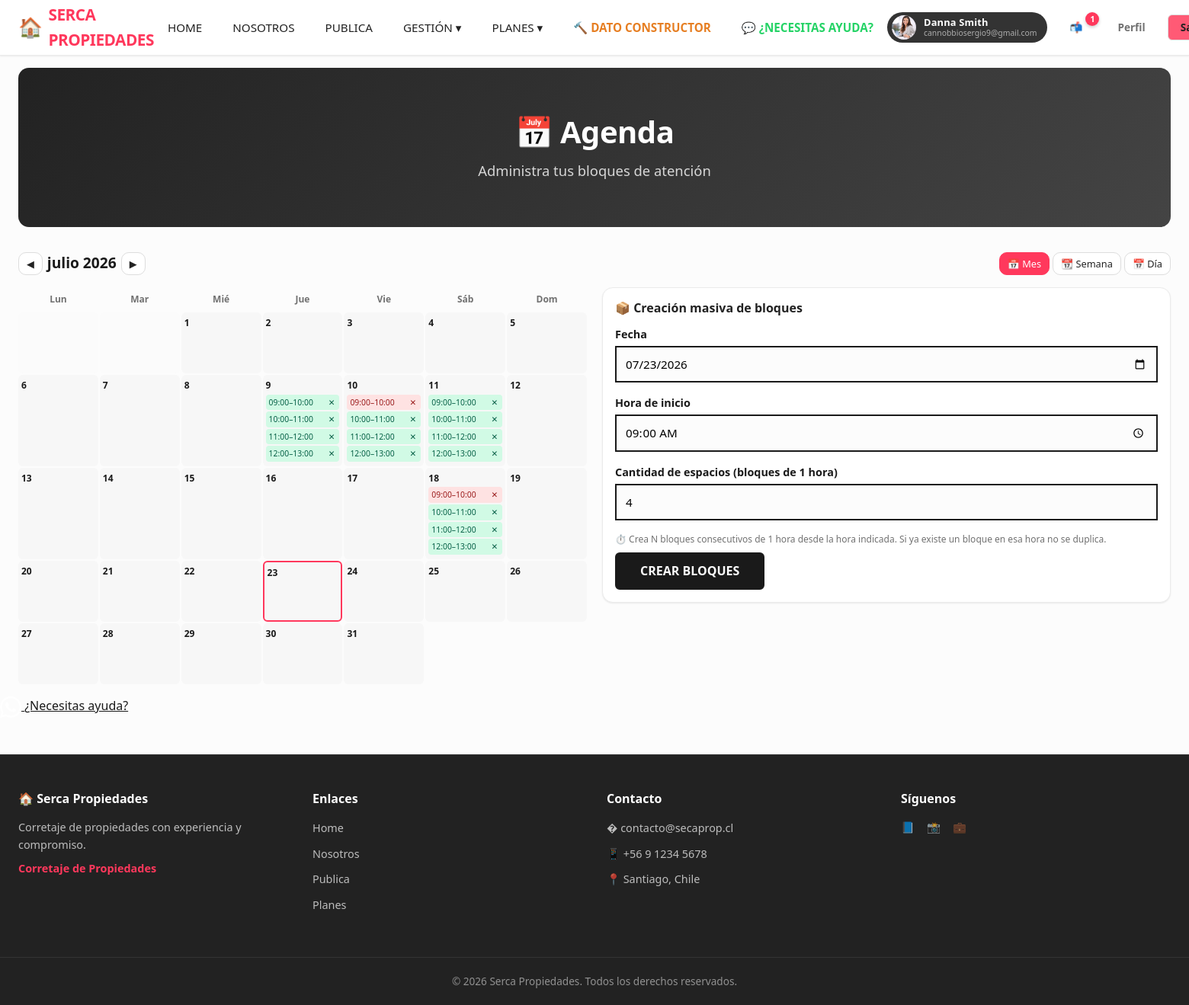
The app's page /agenda/ (signed in) with its own data.
### a00seg/models.py (models this page shows, shortened)
class User(AbstractUser):
    ROL_CHOICES = [
        ("superadmin", "Superadmin"),
        ("gerente", "Gerente"),
        ("corredor", "Corredor"),
        ("base", "Usuario Base"),
    ]
    rol = models.CharField(max_length=20, choices=ROL_CHOICES, default="base", verbose_name="Rol")
    dni = models.CharField(max_length=20, unique=True, blank=True, null=True, verbose_name="RUT/DNI")
    cel_phone = models.CharField(max_length=20, blank=True, verbose_name="Teléfono celular")
    foto = models.ImageField(
        upload_to="usuarios/",
        blank=True,
        null=True,
        verbose_name="Foto",
    )
    domicilio = models.CharField(max_length=255, blank=True, verbose_name="Domicilio")
    curriculo = models.TextField(blank=True, verbose_name="Currículo")
    comuna = models.ForeignKey(
        Comuna, on_delete=models.SET_NULL, blank=True, null=True, verbose_name="Comuna"
    )
    valido_por = models.ForeignKey(
        "self",
        on_delete=models.SET_NULL,
        blank=True,
        null=True,
        verbose_name="Validado por",
        related_name="usuarios_validados",
    ) # Permite acceder a los usuarios validados por un usuario con user.usuarios_validados.all()
    email_confirmado = models.BooleanField(default=False, verbose_name="Email confirmado") # Permite filtrar usuarios con email confirmado usando User.objects.filter(email_confirmado=True)
    class Meta:
        verbose_name = "Usuario"
        verbose_name_plural = "Usuarios"

class AgendaCorredor(models.Model):
    corredor = models.ForeignKey(
        User,
        on_delete=models.CASCADE,
        related_name="agenda_visitas",
        verbose_name="Corredor",
    )
    fecha = models.DateField(default=timezone.localdate, verbose_name="Fecha")
    hora_inicio = models.TimeField(verbose_name="Hora inicio")
    hora_fin = models.TimeField(verbose_name="Hora fin")
    activo = models.BooleanField(default=True, verbose_name="Activo")
    reservado = models.BooleanField(default=False, verbose_name="Reservado")
    cupos_por_hora = models.PositiveSmallIntegerField(default=1, verbose_name="Cupos por hora")
    created_at = models.DateTimeField(auto_now_add=True, verbose_name="Fecha de creación")
    updated_at = models.DateTimeField(auto_now=True, verbose_name="Fecha de actualización")
    class Meta:
        verbose_name = "Agenda de corredor"
        verbose_name_plural = "Agendas de corredores"
        ordering = ["corredor_id", "fecha", "hora_inicio"]
        constraints = [
            models.UniqueConstraint(
                fields=["corredor", "fecha", "hora_inicio", "hora_fin"],
                name="unique_agenda_corredor_bloque",
            )
        ]

### a00seg/views.py (the view, shortened to what this page needs)
# urls.py: path('agenda/', views.agenda_view, name='agenda'),
@login_required
def agenda_view(request):
    if request.user.rol not in ("corredor", "gerente", "superadmin"):
        messages.error(request, "No tienes permisos para acceder a esta sección.")
        return redirect("home")
    vista = request.GET.get("vista", "mes")  # mes / semana / dia
    hoy = timezone.localdate()
    try:
        anio = int(request.GET.get("anio", hoy.year))
    except ValueError:
        anio = hoy.year
    try:
        mes = int(request.GET.get("mes", hoy.month))
    except ValueError:
        mes = hoy.month
    if mes < 1:
        mes = 1
        anio -= 1
    elif mes > 12:
        mes = 12
        anio += 1
    try:
        dia = int(request.GET.get("dia", hoy.day))
    except ValueError:
        dia = hoy.day
    from datetime import date, timedelta, time
    import calendar
    nav = request.GET.get("nav", "")
    if nav == "ant":
        if vista == "semana":
            ref_antes = date(anio, mes, dia) - timedelta(days=7)
        else:
            ref_antes = date(anio, mes, dia) - timedelta(days=1)
        anio, mes, dia = ref_antes.year, ref_antes.month, ref_antes.day
    elif nav == "sig":
        if vista == "semana":
            ref_desp = date(anio, mes, dia) + timedelta(days=7)
        else:
            ref_desp = date(anio, mes, dia) + timedelta(days=1)
        anio, mes, dia = ref_desp.year, ref_desp.month, ref_desp.day
    ref_date = date(anio, mes, dia)
    base_qs = AgendaCorredor.objects.filter(corredor=request.user, activo=True)
    if vista == "mes":
        _, ultimo_dia = calendar.monthrange(anio, mes)
        desde = date(anio, mes, 1)
        hasta = date(anio, mes, ultimo_dia)
    elif vista == "semana":
        lunes = ref_date - timedelta(days=ref_date.weekday())
        desde = lunes
        hasta = lunes + timedelta(days=6)
    else:  # dia
        desde = ref_date
        hasta = ref_date
    bloques = base_qs.filter(fecha__gte=desde, fecha__lte=hasta).order_by("fecha", "hora_inicio")
    accion = request.POST.get("accion", "")
    from collections import defaultdict
    bloques_por_fecha = defaultdict(list)
    for b in bloques:
        key = b.fecha.isoformat()  # "2026-06-20"
        bloques_por_fecha[key].append(b)
    if vista == "mes":
        _, ultimo_dia = calendar.monthrange(anio, mes)
        mes_dias = [date(anio, mes, d) for d in range(1, ultimo_dia + 1)]
        primer_dia_semana = mes_dias[0].weekday()
        relleno_inicio = [None] * primer_dia_semana
        mes_calendario = relleno_inicio + mes_dias
    else:
        mes_calendario = []
    if vista == "semana":
        dias_semana = [(desde + timedelta(days=i)) for i in range(7)]
    else:
        dias_semana = []
    horas_del_dia = [f"{h:02d}:00" for h in range(6, 23)]  # 06:00 a 22:00
    mes_ant = mes - 1 if mes > 1 else 12
    anio_ant = anio if mes > 1 else anio - 1
    mes_sig = mes + 1 if mes < 12 else 1
    anio_sig = anio if mes < 12 else anio + 1
    return render(request, "agenda.html", {
        "vista": vista,
        "anio": anio,
        "mes": mes,
        "dia": dia,
        "hoy": hoy,
        "ref_date": ref_date,
        "desde": desde,
        "hasta": hasta,
        "bloques": bloques,
        "bloques_por_fecha": dict(bloques_por_fecha),
        "mes_calendario": mes_calendario,
        "dias_semana": dias_semana,
        "horas_del_dia": horas_del_dia,
        "mes_ant": mes_ant,
        "anio_ant": anio_ant,
        "mes_sig": mes_sig,
        "anio_sig": anio_sig,
    })

### templates/agenda.html (shortened to what this page needs)
{% extends "base.html" %}
{% load humanize %}
{% load agenda_extras %}
{% block content %}
<div class="hero-modern">
    <h1>📅 Agenda</h1>
    <p>Administra tus bloques de atención</p>
</div>
<div class="ag-nav">
    <div class="ag-nav-left">
        {% if vista == "mes" %}
            <a href="?vista=mes&anio={{ anio_ant }}&mes={{ mes_ant }}&dia=1" class="ag-btn ag-btn-sm">◀</a>
            <span class="ag-nav-title">{{ ref_date|date:"F Y" }}</span>
            <a href="?vista=mes&anio={{ anio_sig }}&mes={{ mes_sig }}&dia=1" class="ag-btn ag-btn-sm">▶</a>
        {% endif %}
    </div>
    <div style="display:flex;gap:4px;">
        <a href="?vista=mes&anio={{ hoy.year }}&mes={{ hoy.month }}&dia=1" class="ag-btn ag-btn-sm {% if vista == 'mes' %}active{% endif %}">📅 Mes</a>
        <a href="?vista=semana&anio={{ hoy.year }}&mes={{ hoy.month }}&dia={{ hoy.day }}" class="ag-btn ag-btn-sm {% if vista == 'semana' %}active{% endif %}">📆 Semana</a>
        <a href="?vista=dia&anio={{ hoy.year }}&mes={{ hoy.month }}&dia={{ hoy.day }}" class="ag-btn ag-btn-sm {% if vista == 'dia' %}active{% endif %}">📅 Día</a>
    </div>
</div>
<div class="card-grid" style="grid-template-columns:1fr 1fr;gap:20px;">
    <div>
        {% if vista == "mes" %}
            <div class="ag-grid">
                <div class="ag-day-header">Lun</div>
                <div class="ag-day-header">Mar</div>
                <div class="ag-day-header">Mié</div>
                <div class="ag-day-header">Jue</div>
                <div class="ag-day-header">Vie</div>
                <div class="ag-day-header">Sáb</div>
                <div class="ag-day-header">Dom</div>
                {% for d in mes_calendario %}
                    {% if d %}
                        {% with fecha_str=d|date:"Y-m-d" %}
                        <div class="ag-day-cell {% if d == hoy %}today{% endif %}">
                            <div class="ag-day-num">{{ d.day }}</div>
                            {% with dia_bloques=bloques_por_fecha|dict_get:fecha_str %}
                            {% if dia_bloques %}
                                {% for b in dia_bloques %}
                                <div class="ag-card-bl {% if b.reservado %}reservado{% else %}disponible{% endif %}">
                                    <span>{{ b.hora_inicio|time:"H:i" }}–{{ b.hora_fin|time:"H:i" }}</span>
                                    <form method="POST" style="display:inline;">
                                        <button type="submit" class="del-btn" onclick="return confirm('¿Eliminar este bloque?')">✕</button>
                                    </form>
                                </div>
                                {% endfor %}
                            {% endif %}
                            {% endwith %}
                        </div>
                        {% endwith %}
                    {% else %}
                        <div class="ag-day-cell other-month"></div>
                    {% endif %}
                {% endfor %}
            </div>
        {% endif %}
    </div>
    <div>
        <div class="card-modern">
            <div class="card-modern-body">
                <div class="card-modern-title" style="font-size:1rem;margin-bottom:12px;">📦 Creación masiva de bloques</div>
                <form method="POST">
                    <div class="form-group">
                        <label>Fecha</label>
                        <input type="date" name="fecha" value="{{ ref_date|date:'Y-m-d' }}" required>
                    </div>
                    <div class="form-group">
                        <label>Hora de inicio</label>
                        <input type="time" name="hora_inicio" value="09:00" required>
                    </div>
                    <div class="form-group">
                        <label>Cantidad de espacios (bloques de 1 hora)</label>
                        <input type="number" name="cantidad" value="4" min="1" max="48">
                    </div>
                    <p style="font-size:0.75rem;color:var(--ds-text-secondary);margin:6px 0 0;">⏱️ Crea N bloques consecutivos de 1 hora desde la hora indicada. Si ya existe un bloque en esa hora no se duplica.</p>
                    <button type="submit" class="btn btn-primary btn-sm" style="margin-top:8px;">Crear bloques</button>
                </form>
            </div>
        </div>
    </div>
</div>
{% endblock %}

### templates/base.html (shortened to what this page needs)
{% load static %}
<!DOCTYPE html>
<html lang="es">
<head>
    <link rel="stylesheet" href="https://cdn.jsdelivr.net/npm/bootstrap-icons@1.11.3/font/bootstrap-icons.min.css">
    <link href="https://cdn.jsdelivr.net/npm/bootstrap@5.3.3/dist/css/bootstrap.min.css" rel="stylesheet">
    <link rel="stylesheet" href="{% static 'css/design-system.css' %}">
    <link rel="stylesheet" href="{% static 'css/style.css' %}">
</head>
<body>
    <nav class="navbar-modern">
        <div class="nav-container">
            <a href="{% url 'home' %}" class="nav-logo">
                <span style="font-size:1.6rem;">🏠</span>
                {{ site_name }}
            </a>
            <div class="nav-menu" id="navMenuModern">
                <a href="{% url 'home' %}" class="nav-link">Home</a>
                <a href="{% url 'nosotros' %}" class="nav-link">Nosotros</a>
                {% if user.is_authenticated %}
                    <a href="{% url 'publica' %}" class="nav-link">Publica</a>
                    <div class="nav-dropdown">
                        <a href="{% url 'gestion' %}" class="nav-link dropdown-trigger">Gestión ▾</a>
                    </div>
                {% else %}
                    <a href="{% url 'publica' %}?next=/login/" class="nav-link">Publica</a>
                {% endif %}
                <div class="nav-dropdown">
                    <a href="{% url 'planes' %}" class="nav-link dropdown-trigger">Planes ▾</a>
                </div>
                <a href="{% url 'lista_servicios' %}" class="nav-link" style="color:#e67e22;font-weight:700;">🔨 Dato Constructor</a>
                <a href="https://wa.me/56936916684?text=Hola!%20Tengo%20una%20consulta%20sobre%20SercaProp" target="_blank" class="nav-link" style="color:#25D366;font-weight:600;">💬 ¿Necesitas ayuda?</a>
            </div>
            <div class="nav-actions">
                {% if user.is_authenticated %}
                    <span id="navUserBadge">
                        {% if user.foto %}
                        <span class="navUserBadge-avatar" style="background-image:url('{{ user.foto.url }}');"></span>
                        {% endif %}
                        <span class="navUserBadge-text">
                            <span class="navUserBadge-name">{{ user.get_full_name|default:user.username }}</span>
                            <span class="navUserBadge-email">{{ user.email }}</span>
                        </span>
                    </span>
                    <a href="{% url 'centro_comunicaciones' %}" class="btn btn-ghost btn-sm" style="position:relative;">
                        📬
                        {% if cdc_no_leidos > 0 %}
                        <span style="position:absolute;top:-4px;right:-6px;background:var(--ds-primary);color:white;font-size:0.65rem;font-weight:700;width:18px;height:18px;border-radius:50%;display:flex;align-items:center;justify-content:center;box-shadow:0 2px 4px rgba(0,0,0,0.2);">
                            {{ cdc_no_leidos }}
                        </span>
                        {% endif %}
                    </a>
                    <a href="{% url 'perfil' %}" class="btn btn-ghost btn-sm">Perfil</a>
                    <a href="{% url 'logout' %}" class="btn btn-outline btn-sm">Salir</a>
                {% else %}
                    <a href="{% url 'login' %}" class="btn btn-ghost btn-sm">Ingresar</a>
                    <a href="{% url 'registro' %}" class="btn btn-primary btn-sm">Regístrate</a>
                {% endif %}
            </div>
        </div>
    </nav>
    <main style="max-width:1920px;margin:0 auto;padding:16px 24px;width:100%;">
        {% block content %}{% endblock %}
    </main>
    <a href="https://wa.me/56936916684?text=Hola!%20Tengo%20una%20consulta%20sobre%20SercaProp"
       class="whatsapp-float"
       target="_blank"
       rel="noopener noreferrer"
       aria-label="Contactar por WhatsApp">
        <span class="whatsapp-float-tooltip">¿Necesitas ayuda?</span>
    </a>
    <footer class="footer-modern">
        <div class="footer-modern-container">
            <div>
                <h3>🏠 {{ site_name }}</h3>
                <p style="font-size:0.9rem;color:rgba(255,255,255,0.7);margin-bottom:8px;">
                    Corretaje de propiedades con experiencia y compromiso.
                </p>
                <p style="font-weight:600;color:var(--ds-primary);font-size:0.9rem;">{{ site_slogan }}</p>
            </div>
            <div>
                <h4>Enlaces</h4>
                <ul>
                    <li><a href="{% url 'home' %}">Home</a></li>
                    <li><a href="{% url 'nosotros' %}">Nosotros</a></li>
                    <li><a href="{% url 'publica' %}">Publica</a></li>
                    <li><a href="{% url 'planes' %}">Planes</a></li>
                </ul>
            </div>
            <div>
                <h4>Contacto</h4>
                <ul>
                    <li><span style="color:rgba(255,255,255,0.7);font-size:0.9rem;">� contacto@secaprop.cl</span></li>
                    <li><span style="color:rgba(255,255,255,0.7);font-size:0.9rem;">📱 +56 9 1234 5678</span></li>
                    <li><span style="color:rgba(255,255,255,0.7);font-size:0.9rem;">📍 Santiago, Chile</span></li>
                </ul>
            </div>
            <div>
                <h4>Síguenos</h4>
                <div style="display:flex;gap:16px;font-size:1.5rem;">
                    <a href="#" aria-label="Facebook">📘</a>
                    <a href="#" aria-label="Instagram">📸</a>
                    <a href="#" aria-label="LinkedIn">💼</a>
                </div>
            </div>
        </div>
        <div class="footer-modern-bottom">
            &copy; {% now "Y" %} {{ site_name }}. Todos los derechos reservados.
        </div>
    </footer>
</body>
</html>

### records on screen
User: foto (picture), get_full_name "Danna Smith", email "cannobbiosergio9@gmail.com"
AgendaCorredor: hora_inicio "09:00", hora_fin "10:00"
AgendaCorredor: hora_inicio "10:00", hora_fin "11:00"
AgendaCorredor: hora_inicio "11:00", hora_fin "12:00"
AgendaCorredor: hora_inicio "12:00", hora_fin "13:00"
AgendaCorredor: hora_inicio "09:00", hora_fin "10:00"
AgendaCorredor: hora_inicio "10:00", hora_fin "11:00"
AgendaCorredor: hora_inicio "11:00", hora_fin "12:00"
AgendaCorredor: hora_inicio "12:00", hora_fin "13:00"
AgendaCorredor: hora_inicio "09:00", hora_fin "10:00"
AgendaCorredor: hora_inicio "10:00", hora_fin "11:00"
AgendaCorredor: hora_inicio "11:00", hora_fin "12:00"
AgendaCorredor: hora_inicio "12:00", hora_fin "13:00"
AgendaCorredor: hora_inicio "09:00", hora_fin "10:00"
AgendaCorredor: hora_inicio "10:00", hora_fin "11:00"
AgendaCorredor: hora_inicio "11:00", hora_fin "12:00"
AgendaCorredor: hora_inicio "12:00", hora_fin "13:00"

### other values on screen
{{ site_name }} "SERCA PROPIEDADES"
{{ cdc_no_leidos }} "1"
{{ ref_date|date:"F Y" }} "julio 2026"
{{ d.day }} "1" "2" "3" "4" "5" "6" "7" "8" "9" "10" "11" "12" "13" "14" "15" "16" "17" "18" "19" "20" "21" "22" "23" "24" "25" "26" "27" "28" "29" "30" "31"
{{ site_name }} "Serca Propiedades"
{{ site_slogan }} "Corretaje de Propiedades"
